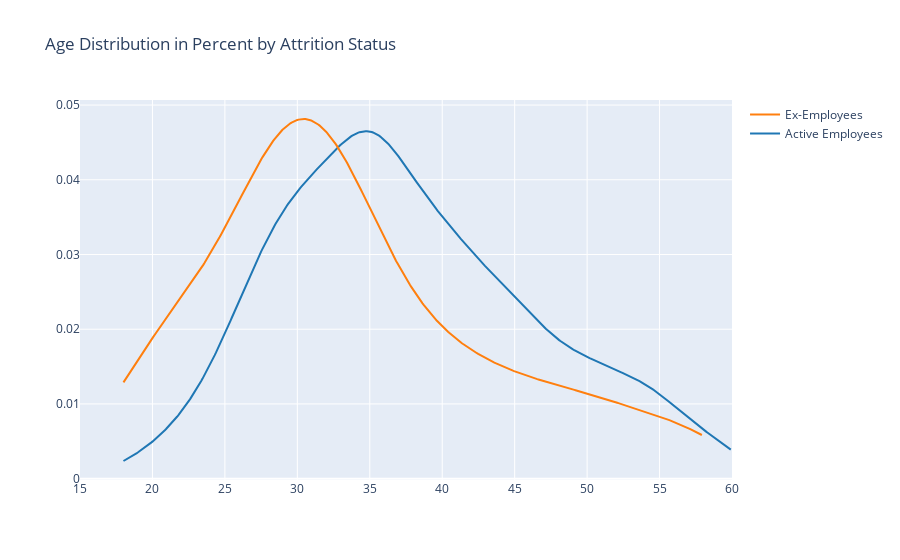

Notebook code for this chart:
### Code cell
# again, let's do the same 
x1 = empData.loc[empData['Attrition'] == 'No', 'Age']
x2 = empData.loc[empData['Attrition'] == 'Yes', 'Age']
# Group data together
hist_data = [x1, x2]
group_labels = ['Active Employees', 'Ex-Employees']
# Create distplot with custom bin_size
fig = ff.create_distplot(hist_data, group_labels,
                         curve_type='kde', show_hist=False, show_rug=False)
# Add title
fig['layout'].update(title='Age Distribution in Percent by Attrition Status')
fig['layout'].update(xaxis=dict(range=[15, 60], dtick=5))
# Plot
fig.show()

### Figure 1 — Plotly figure (JSON) as saved in the notebook; plotly's stock layout.template omitted (floating-point values rounded to 4 significant figures; data arrays with more than 128 entries replaced by an {"elided": "..."} marker saying what was removed)
{"data": [{"legendgroup": "Active Employees", "marker": {"color": "rgb(31, 119, 180)"}, "mode": "lines", "name": "Active Employees", "showlegend": true, "type": "scatter", "x": {"elided": "500 float values"}, "xaxis": "x", "y": {"elided": "500 float values"}, "yaxis": "y"}, {"legendgroup": "Ex-Employees", "marker": {"color": "rgb(255, 127, 14)"}, "mode": "lines", "name": "Ex-Employees", "showlegend": true, "type": "scatter", "x": {"elided": "500 float values"}, "xaxis": "x", "y": {"elided": "500 float values"}, "yaxis": "y"}], "layout": {"barmode": "overlay", "hovermode": "closest", "legend": {"traceorder": "reversed"}, "title": {"text": "Age Distribution in Percent by Attrition Status"}, "xaxis": {"anchor": "y2", "domain": [0, 1], "dtick": 5, "range": [15, 60], "zeroline": false}, "yaxis": {"anchor": "free", "domain": [0, 1], "position": 0}}}
